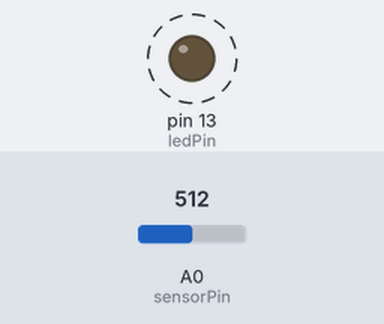
Simulated run of this sketch. Board: Arduino Uno, built with avr-gcc and run on an emulated ATmega328P. On the bench: output pins drawn as LEDs (lit = HIGH). Dashed ring = blinking. The inputs (shaded band) are chosen by the test bench; at power-on: A0 (sensorPin) = 512.

Above: at 1.8 s.
1.9 s: A0 (sensorPin) set to 0
At 3.2 s:
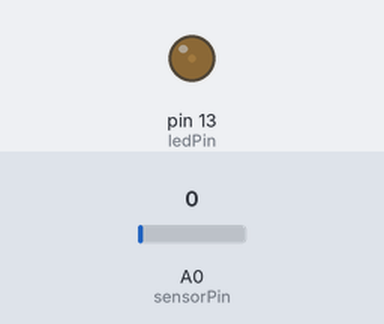
3.6 s: A0 (sensorPin) set to 122
At 3.9 s:
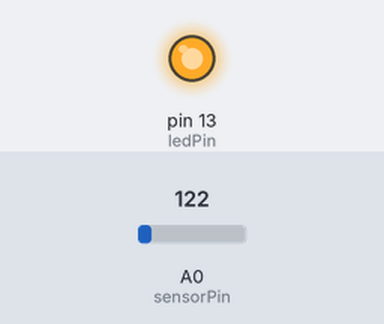
Timing chart, 0 to 13.1 s (numbered marks = the images above; inputs shaded):
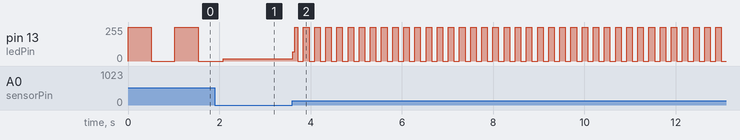

The sketch:

temp-with-potentiometer.ino
```cpp
// temperature sensor code thingy with potentiometer

//connections
int sensorPin = A0;
int ledPin = 13;

int sensorValue = 0;

void setup() {
	pinMode(ledPin, 13);
}

void loop()  {
 	//read the value from sensor
	sensorValue = analogRead(sensorPin);
 	//turn the ledPin on
	digitalWrite(ledPin, HIGH);
 	//stop the program for <sensorvalue> milliseconds
	delay(sensorValue);
 	//turn the led off
	digitalWrite(ledPin, LOW);
	delay(sensorValue);
}
```

Measured:
- after the input at 3.6 s, pin 13 (ledPin): 16/255 → 69/255 at once, then moves between 0/255 and 255/255, repeating every 0.24 s
- by itself, pin 13 (ledPin): alternates 255/255 for 0.51 s and 0/255 for 0.51 s
